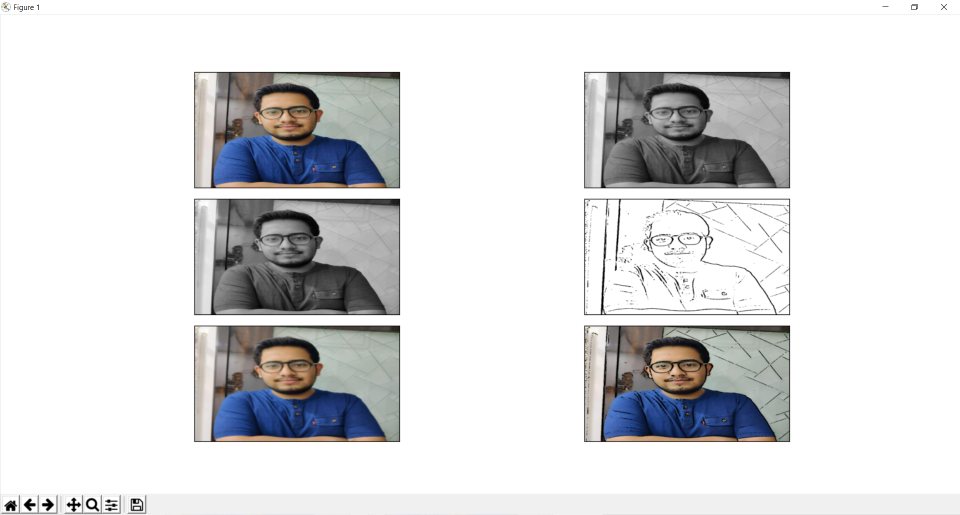
#> input picture process.png, 1919 x 1030 px (shown at 1/2 size)
$ python -i cartoonify.py   (imports and definitions only)
#> lines starting #> are read from the running program, lines starting #| are printed output that depends on the picture; after the words box and inside, x2 and y2 are one past the last pixel; in counts of white or black regions, pixels touching at a corner belong together
import cv2 #for image processing
import easygui #to open the file box
import numpy as np # to store the image
import imageio #to read image stored at particular path
import sys
import matplotlib.pyplot as plt
import os
import tkinter as tk
from tkinter import filedialog
from tkinter import *
from PIL import ImageTk, Image

# fileopenbox opens the box to choose file and help us store file path as string
def upload():
    ImagePath = easygui.fileopenbox()
    cartoonify(ImagePath)

def cartoonify(ImagePath):
#> called with ImagePath = 'process.png'
    originalimage = cv2.imread(ImagePath)
#> originalimage is the input picture: shape (1030, 1919, 3); mean B, G, R 221.7, 220.5, 220.1
    originalimage = cv2.cvtColor(originalimage, cv2.COLOR_BGR2RGB)
    # image is stored in form of numbers

    # confirm that image is chosen
    if originalimage is None:
        print("Cant find image")
        sys.exit()

    Resized1 = cv2.resize(originalimage, (960, 540))
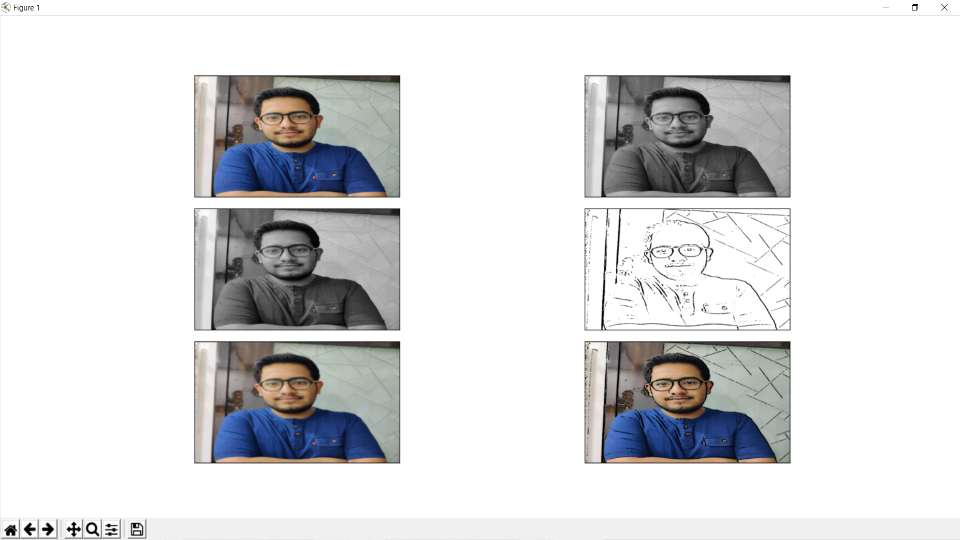
#> Resized1: shape (540, 960, 3); mean R, G, B 220.2, 220.6, 221.8

    #converting image to grayscale
    grayScaleImage = cv2.cvtColor(originalimage, cv2.COLOR_BGR2GRAY)
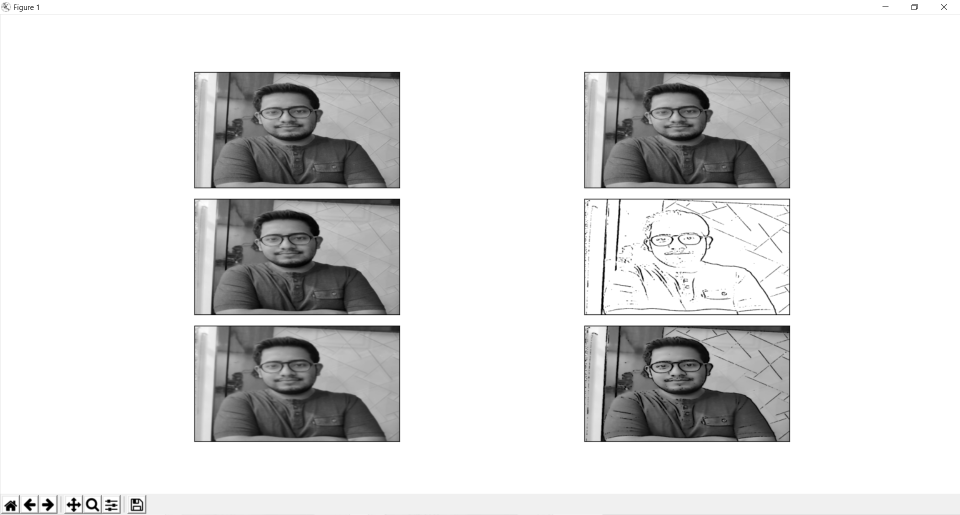
#> grayScaleImage: shape (1030, 1919) (shown at 1/2 size); min 0, max 255, mean 220.8
    Resized2 = cv2.resize(grayScaleImage, (960, 540))
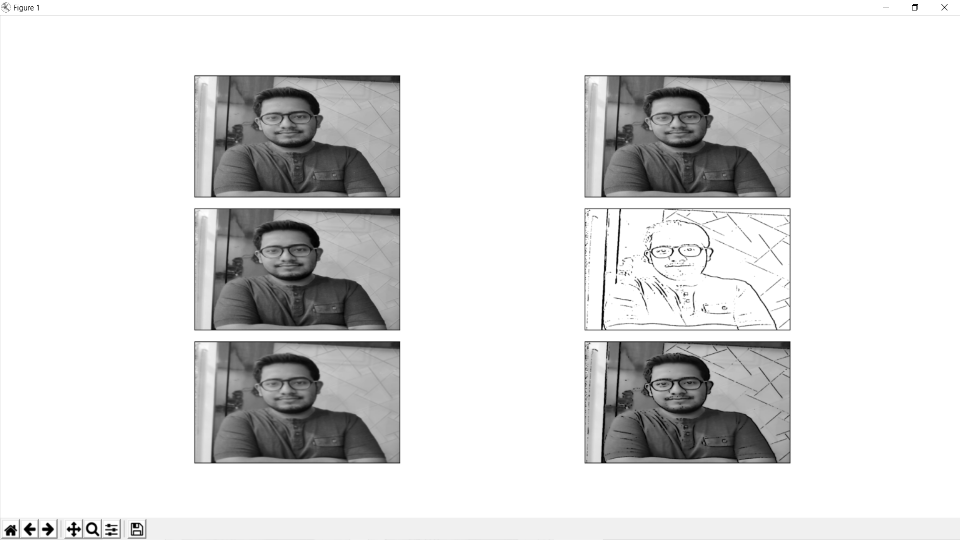
#> Resized2: shape (540, 960); min 0, max 255, mean 220.9

    #applying median blur to smooth the image
    smoothGrayScale = cv2.medianBlur(grayScaleImage, 5)
    Resized3 = cv2.resize(smoothGrayScale, (960, 540))


    # retrieve the edges for cartoon effect by using thresholding technique
    getEdge = cv2.adaptiveThreshold(smoothGrayScale, 255, cv2.ADAPTIVE_THRESH_MEAN_C, cv2.THRESH_BINARY, 9, 9)
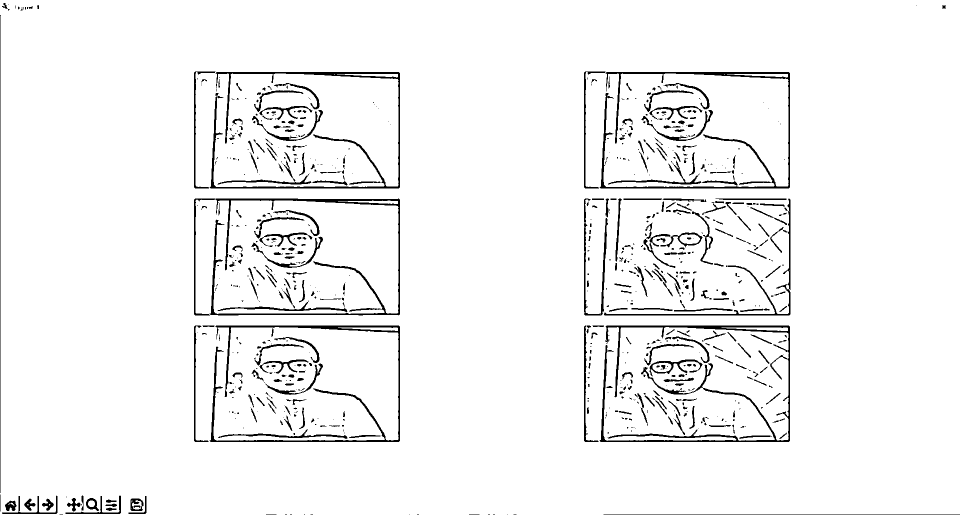
#> getEdge: shape (1030, 1919) (shown at 1/2 size); 95.5% white; 817 black regions (461 under 20 px), largest, box (x1, y1, x2, y2) and area: (1199, 651, 1580, 884) 8654, (388, 397, 800, 631) 7425, (1199, 144, 1580, 377) 6586

    Resized4 = cv2.resize(getEdge, (960, 540))
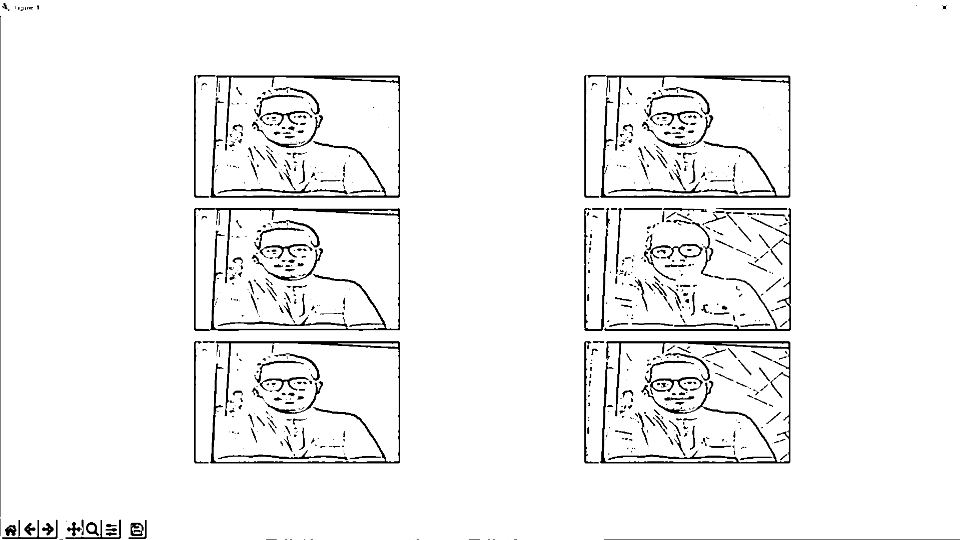
#> Resized4: shape (540, 960); min 0, max 255, mean 243.5

    # applying bilateral filter to remove noise and keep edge sharp as required
    colorImage = cv2.bilateralFilter(originalimage, 9, 300, 300)
    Resized5 = cv2.resize(colorImage, (960, 540))

    #masking edged image
    cartoonImage = cv2.bitwise_and(colorImage, colorImage, mask = getEdge)
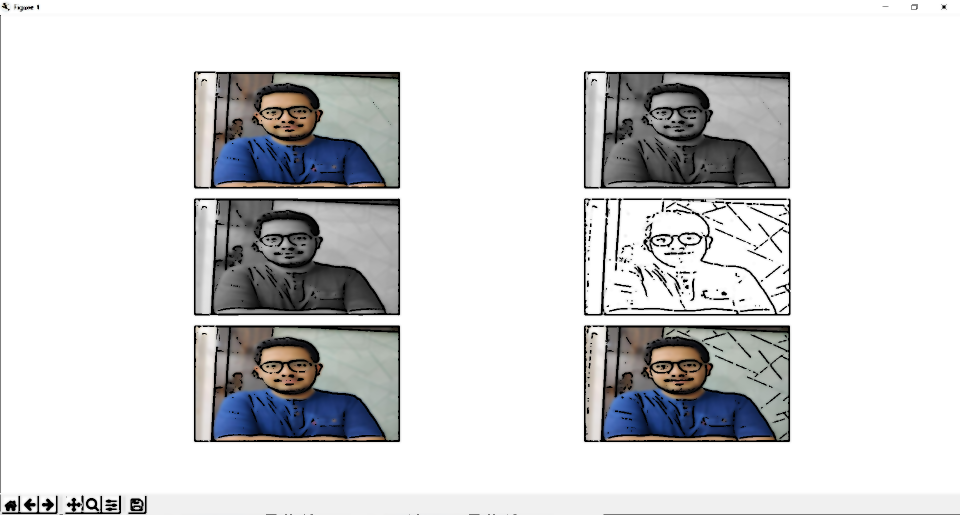
#> cartoonImage: shape (1030, 1919, 3) (shown at 1/2 size); mean R, G, B 215.5, 216, 217.1

    Resized6 = cv2.resize(cartoonImage, (960, 540))
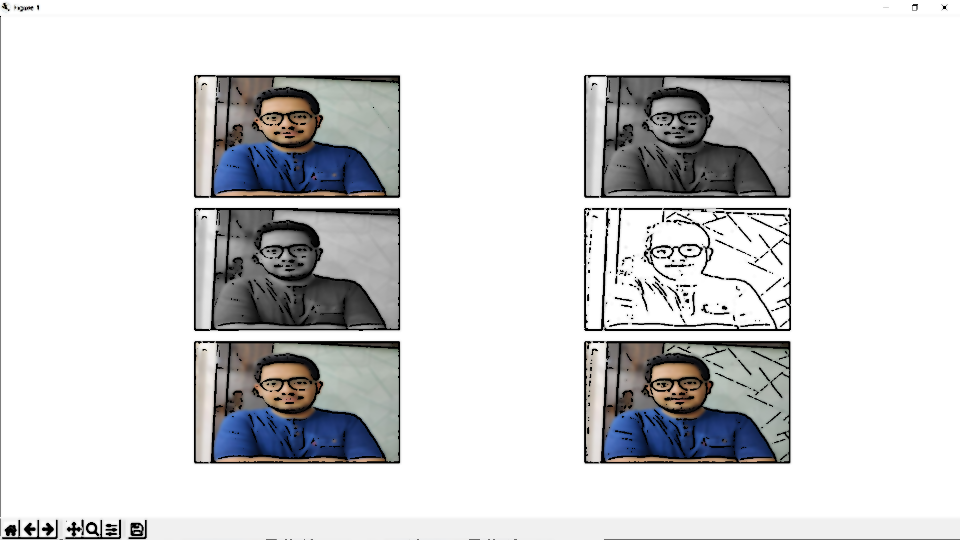
#> Resized6: shape (540, 960, 3); mean R, G, B 215.3, 215.8, 216.9

    #Plotting the whole transaction
    images = [Resized1, Resized2, Resized3, Resized4, Resized5, Resized6]
    fig, axes = plt.subplots(3, 2, figsize=(8,8), subplot_kw = {'xticks':[], 'yticks':[]}, gridspec_kw = dict(hspace = 0.1, wspace = 0.1))

    for i, ax in enumerate(axes.flat):
        ax.imshow(images[i], cmap = 'gray')

    plt.show()

#Making the main window
# [4 lines not run here, left out]
# [1 line that did not run here, left out]

#Making the cartoonify button
# [1 line that did not run here, left out]
# [4 lines not run here, left out]

>>> result = cartoonify('process.png')
